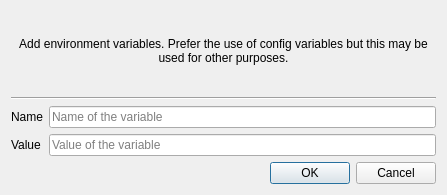
<?xml version="1.0" encoding="UTF-8"?>
<ui version="4.0">
 <class>AddEnvironmentDialog</class>
 <widget class="QDialog" name="AddEnvironmentDialog">
  <property name="geometry">
   <rect>
    <x>0</x>
    <y>0</y>
    <width>447</width>
    <height>195</height>
   </rect>
  </property>
  <property name="windowTitle">
   <string>Add environment</string>
  </property>
  <layout class="QVBoxLayout" name="verticalLayout">
   <item>
    <layout class="QVBoxLayout" name="verticalLayout_2">
     <item>
      <widget class="QLabel" name="label_3">
       <property name="text">
        <string>Add environment variables. Prefer the use of config variables but this may be used for other purposes.</string>
       </property>
       <property name="alignment">
        <set>Qt::AlignCenter</set>
       </property>
       <property name="wordWrap">
        <bool>true</bool>
       </property>
      </widget>
     </item>
     <item>
      <widget class="Line" name="line">
       <property name="orientation">
        <enum>Qt::Horizontal</enum>
       </property>
      </widget>
     </item>
     <item>
      <layout class="QGridLayout" name="gridLayout">
       <item row="1" column="0">
        <widget class="QLabel" name="label_2">
         <property name="text">
          <string>Value</string>
         </property>
        </widget>
       </item>
       <item row="0" column="1">
        <widget class="LineEditWithCustomContextMenu" name="name">
         <property name="text">
          <string/>
         </property>
         <property name="placeholderText">
          <string>Name of the variable</string>
         </property>
        </widget>
       </item>
       <item row="1" column="1">
        <widget class="QLineEdit" name="value">
         <property name="placeholderText">
          <string>Value of the variable</string>
         </property>
        </widget>
       </item>
       <item row="0" column="0">
        <widget class="QLabel" name="label">
         <property name="text">
          <string>Name</string>
         </property>
        </widget>
       </item>
      </layout>
     </item>
     <item>
      <widget class="QDialogButtonBox" name="buttonBox">
       <property name="orientation">
        <enum>Qt::Horizontal</enum>
       </property>
       <property name="standardButtons">
        <set>QDialogButtonBox::Cancel|QDialogButtonBox::Ok</set>
       </property>
      </widget>
     </item>
    </layout>
   </item>
  </layout>
 </widget>
 <customwidgets>
  <customwidget>
   <class>LineEditWithCustomContextMenu</class>
   <extends>QLineEdit</extends>
   <header>cruiz/manage_local_cache/widgets/configpathorurl.h</header>
  </customwidget>
 </customwidgets>
 <resources/>
 <connections>
  <connection>
   <sender>buttonBox</sender>
   <signal>accepted()</signal>
   <receiver>AddEnvironmentDialog</receiver>
   <slot>accept()</slot>
   <hints>
    <hint type="sourcelabel">
     <x>248</x>
     <y>254</y>
    </hint>
    <hint type="destinationlabel">
     <x>157</x>
     <y>274</y>
    </hint>
   </hints>
  </connection>
  <connection>
   <sender>buttonBox</sender>
   <signal>rejected()</signal>
   <receiver>AddEnvironmentDialog</receiver>
   <slot>reject()</slot>
   <hints>
    <hint type="sourcelabel">
     <x>316</x>
     <y>260</y>
    </hint>
    <hint type="destinationlabel">
     <x>286</x>
     <y>274</y>
    </hint>
   </hints>
  </connection>
 </connections>
</ui>
